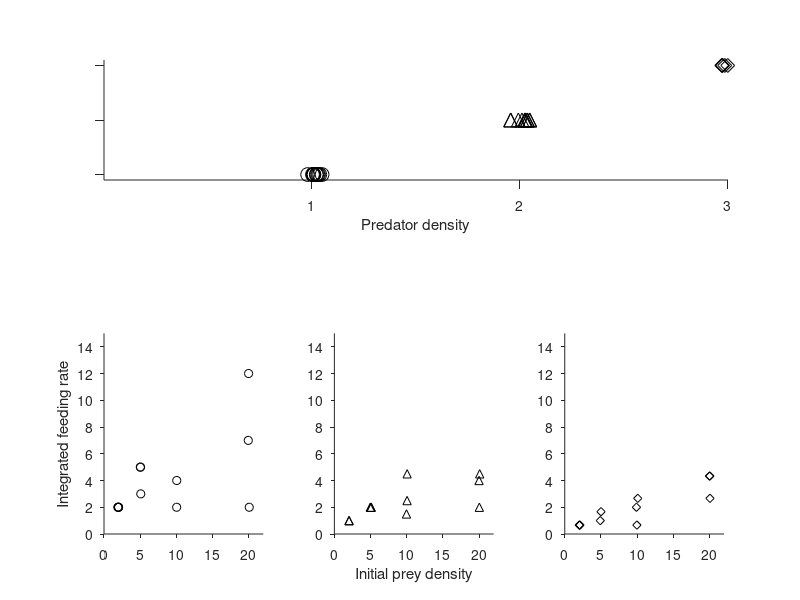

Reproduce this figure in MATLAB. (Note: this script raises an error after producing the figure.)
function fit_crab_sym

% Fit functional response models to crab foraging data, where data are
% averages for each trial
% With Adrian Stier, Feb 2019

% Modified from bluehead code by JW White

% Read in data
X = importdata('avg_crab_trial_data_for_ML.csv');


% Define some variables
Pred = X.data(:,2);


%Pred = Pred + min(Pred(Pred>0));
%Pred = Pred + 0.1;
Dead = X.data(:,4);
Sett = X.data(:,3);

%Dens = X.data(:,4);
%Rugo = X.data(:,5);

Surv = Sett-Dead;


% Integrated feeding rate = (N(0) - N(t))/P
IntF = Dead./Pred;

% Problem: get bad values if Dead = 0 or Pred = 0
% Apply corrections:
minI = min(IntF(IntF>0));
maxI = max(IntF(~isinf(IntF)));
IntF = min(IntF,maxI);
IntF = max(IntF,minI);

Pred(Pred==0) = 1e-3;

% Place lower bound on handling time (can't be exactly 0)
hmin = 1e-10;

% Which models to run?
doH2 = true;
doCM = true;
doBD = true;
doHV = true;
doRD = true;

%%%%%%%%%%%%%%%%%%%%%%%%%%%
% Plotting the data: coplot
Psub(:,1) = Pred==1;
Psub(:,2) = Pred==2;
Psub(:,3) = Pred==3;

figure(1)
clf
set(gcf,'position',[50 500 750 400])
%clf
% top: plot predator densities
subplot(2,3,1:3)
hold on
Marker = {'ko','k^','kd'};
for i = 1:3
    jit = (rand(sum(Psub(:,i)),1)-0.5).*0.1;
plot(Pred(Psub(:,i))+jit,ones(sum(Psub(:,i)),1)+i,Marker{i},'markersize',10)
end
xlim([0 3])
ylim([1.9 4.1])
set(gca,'xtick',1:7,'ytick',2:4,'yticklabel',[],'tickdir','out','ticklength',[0.015 0.015])
set(gca,'position',[0.13 0.7 0.78 0.2])
xlabel('Predator density')

for i = 1:3
    subplot(2,3,i+3)
    hold on
    jit = (rand(sum(Psub(:,i)),1)-0.5).*0.2;
    plot(Sett(Psub(:,i))+jit,IntF(Psub(:,i)),Marker{i})
    xlim([0 22])
    ylim([0 max(Dead)+2])
    set(gca,'xtick',[0 5 10 15 20],'ytick',0:2:max(Dead)+2)
    set(gca,'tickdir','out','ticklength',[0.02 0.02])
    
    if i == 2
    xlabel('Initial prey density')
    end
    if i == 1
    ylabel('Integrated feeding rate')
    end
end
% End plotting data
%%%%%%%%%%%%%%%%%%%%%%%%%%%


%%%%%%%%%%%%%%%%%%%%%%%%%%%
% 1) Holling type-II
if doH2
% Do some fits to find starting values
p0 = [0.3, 0.1, std(Dead)];
Xtmp  = 0:30;
n = length(Xtmp);
for i = 1:3
    Ptmp = mean(Pred(Psub(:,i)));
[~,F] = h2_mle(Xtmp(:),nan(n,1),ones(n,1).*Ptmp,p0); 
    subplot(2,3,i+3)
    hold on
 %   plot(Xtmp,F,'r-')
end


lb = [0, hmin, 0];
ub = [Inf,Inf, Inf];
options = optimset('Algorithm','interior-point','Display','iter');
[p_h2,L_h2,~,~,~,~,H_h2] = fmincon(@(p)h2_mle(Sett,IntF,Pred,p),p0,[],[],[],[],lb,ub,[],options); 

% Plot the solution
for i = 1:3
    Ptmp = median(Pred(Psub(:,i)));
[~,F] = h2_mle(Xtmp(:),nan(n,1),ones(n,1).*Ptmp,p_h2);
    subplot(2,3,i+3)
    hold on
    plot(Xtmp,F,'b-')
end
% end Holling type II
end % end if doH2
%%%%%%%%%%%%%%%%%%%%%%%%%%%

%%%%%%%%%%%%%%%%%%%%%%%%%%%
% 2) Crowley-Martin
if doCM
% Do some fits to find starting values
p0 = [0.5, 0.1, 1, std(Dead)];
Xtmp  = 0:30;
n = length(Xtmp);
for i = 1:3
    Ptmp = mean(Pred(Psub(:,i)));
[~,F] = cm_mle(Xtmp(:),nan(n,1),ones(n,1).*Ptmp,p0);
    subplot(2,3,i+3)
    hold on
  %  plot(Xtmp,F,'r-')
end


lb = [0, hmin, -Inf, 0];
ub = [Inf,Inf, Inf, Inf];
options = optimset('Algorithm','sqp','Display','iter');
[p_cm,L_cm,~,~,~,~,H_cm] = fmincon(@(p)cm_mle(Sett,IntF,Pred,p),p0,[],[],[],[],lb,ub,[],options); 

% Plot the solution
for i = 1:3
    Ptmp = median(Pred(Psub(:,i)));
[~,F] = cm_mle(Xtmp(:),nan(n,1),ones(n,1).*Ptmp,p_cm);
    subplot(2,3,i+3)
    hold on
    plot(Xtmp,F,'m')
end
% end Crowley-Martin
end % end if doCM
%%%%%%%%%%%%%%%%%%%%%%%%%%%


%%%%%%%%%%%%%%%%%%%%%%%%%%%
% 3) Beddington-DeAngelis
if doBD
% Do some fits to find starting values
p0 = [0.5, 0.1, 1, std(Dead)];
Xtmp  = 0:30;
n = length(Xtmp);
for i = 1:3
    Ptmp = mean(Pred(Psub(:,i)));
[~,F] = bd_mle(Xtmp(:),nan(n,1),ones(n,1).*Ptmp,p0);
    subplot(2,3,i+3)
    hold on
%    plot(Xtmp,F,'r-')
end

lb = [0, hmin, realmin, 0];
ub = [Inf,Inf, Inf, Inf];
options = optimset('Algorithm','sqp','Display','iter');
[p_bd,L_bd,~,~,~,~,H_bd] = fmincon(@(p)bd_mle(Sett,IntF,Pred,p),p0,[],[],[],[],lb,ub,[],options); 

% Plot the solution
for i = 1:3
    Ptmp = median(Pred(Psub(:,i)));
[~,F] = bd_mle(Xtmp(:),nan(n,1),ones(n,1).*Ptmp,p_bd);
    subplot(2,3,i+3)
    hold on
    plot(Xtmp,F,'r')
end
% end Beddington-DeAngelis
end % end if doBD
%%%%%%%%%%%%%%%%%%%%%%%%%%%


%%%%%%%%%%%%%%%%%%%%%%%%%%%
% 4) Hassell-Varley
if doHV
% Do some fits to find starting values
p0 = [0.5, 0.1, 1, std(Dead)];
Xtmp  = 0:30;
n = length(Xtmp);
for i = 1:3
    Ptmp = mean(Pred(Psub(:,i)));
[~,F] = hv_mle(Xtmp(:),nan(n,1),ones(n,1).*Ptmp,p0);
    subplot(2,3,i+3)
    hold on
  %  plot(Xtmp,F,'r-')
end


lb = [0, hmin, -1e2, 0];
ub = [Inf,Inf, 1e2, Inf];
options = optimset('Algorithm','sqp','Display','iter');
[p_hv,L_hv,~,~,~,~,H_hv] = fmincon(@(p)hv_mle(Sett,IntF,Pred,p),p0,[],[],[],[],lb,ub,[],options); 

% Plot the solution
for i = 1:3
    Ptmp = median(Pred(Psub(:,i)));
[~,F] = hv_mle(Xtmp(:),nan(n,1),ones(n,1).*Ptmp,p_hv);
    subplot(2,3,i+3)
    hold on
    plot(Xtmp,F,'k')
end
% end Hassell-Varley
end % end if doHV
%%%%%%%%%%%%%%%%%%%%%%%%%%%

%%%%%%%%%%%%%%%%%%%%%%%%%%%
% 5) Ratio Dependent
if doRD
% Do some fits to find starting values
p0 = [0.5, 0.1, 1, std(Dead)];
Xtmp  = 0:30;
n = length(Xtmp);
for i = 1:3
    Ptmp = mean(Pred(Psub(:,i)));
[~,F] = hv_mle(Xtmp(:),nan(n,1),ones(n,1).*Ptmp,p0);
    subplot(2,3,i+3)
    hold on
  %  plot(Xtmp,F,'r-')
end


lb = [0, hmin, 1, 0];
ub = [Inf,Inf, 1, Inf];
options = optimset('Algorithm','sqp','Display','iter');
[p_rd,L_rd,~,~,~,~,H_rd] = fmincon(@(p)hv_mle(Sett,IntF,Pred,p),p0,[],[],[],[],lb,ub,[],options); 

% Plot the solution
for i = 1:3
    Ptmp = median(Pred(Psub(:,i)));
[~,F] = hv_mle(Xtmp(:),nan(n,1),ones(n,1).*Ptmp,p_rd);
    subplot(2,3,i+3)
    hold on
    plot(Xtmp,F,'g')
end
% end Ratio-Dependent
end % end if doRD
%%%%%%%%%%%%%%%%%%%%%%%%%%%

for i = 1:3
    subplot(2,3,i+3)
    pos = get(gca,'position');
    set(gca,'position',[pos(1) 0.15 pos(3) 0.4])
end

% Do model selection:
% Likelihoods
Ls = [L_h2; L_cm; L_bd; L_hv; L_rd];
% Number of parameters
ks = [2; 3; 3; 3; 2];
% sample size
nn = length(Pred);
% AICc
AICc = 2*Ls + 2*ks + 2.*ks.*(ks+1)./(nn - ks - 1);
dAICc = AICc - min(AICc);
% AIC weights
w1 = exp(-dAICc./2);
w = w1./sum(w1);

keyboard

%%%%%%%%%%%%%%%%%%%%%%%%%%%%%%%%%%%%%%%%%%%%%%%%%%%%%%%
% Define functions.  
% Time-integrated functional responses

% Holling Type II
function [L,F] = h2_mle(N0,N1,P,p)
% extract the parameters within p
a = p(1);
b = p(2);
s = p(3);
% observations lasted 1 days
t = 1;
% solution to the ODE
Nt = exp( log(N0) - wrightOmega( log(N0) + log(b) + N0.*b - P.*a.*t) + N0.*b - P.*a.*t);
F = (N0-Nt)./P; % integrated feeding rate
E = (log(F(:)) - log(N1(:))); % the difference
%s = std(E);
L = -sum(log(normpdf(E,0,s)));
% constraints: a > 0, b > 0



%%%%%%%%%%%%%%%%
% Crowley-Martin
% Note that we have set P-1 terms to be P as recommended by Skalski &
% Gilliman
function [L,F] = cm_mle(N0,N1,P,p)
% extract the parameters within p
a = p(1);
b = p(2);
c = p(3);
s = p(4);
% observations lasted 1 days
t = 1;
% solution to the ODE
Nt = exp(log(N0) - wrightOmega(log(N0) + log(b) + N0.*b - (P.*a.*t)./(P.*c + 1)) + N0.*b - (P.*a.*t)./(P.*c + 1));
F = (N0-Nt)./P; % integrated feeding rate
E = (log(F(:)) - log(N1(:))); % the difference
L = -sum(log(normpdf(E,0,s)));
% constraints: a > 0, b > 0



%%%%%%%%%%%%%%%%
% Beddington-DeAngelis
% Note that we have set P-1 terms to be P as recommended by Skalski &
% Gilliman
% constraints: a > 0, b > 0, c >= 0
function [L,F] = bd_mle(N0,N1,P,p)
% extract the parameters within p
a = p(1);
b = p(2);
c = p(3);
s = p(4);
% observations lasted 1 days
t = 1;
% solution to the ODE
Nt = exp( (log(N0) + N0.*b - P.*a.*t + P.*c.*log(N0))./(P.*c + 1) ...
     - wrightOmega(log(b./(P.*c + 1)) + (log(N0) + N0.*b - P.*a.*t + P.*c.*log(N0))./(P.*c + 1)));
F = (N0-Nt)./P; % integrated feeding rate
E = (log(F(:)) - log(N1(:))); % the difference
L = -sum(log(normpdf(E,0,s)));
% constraints: a > 0, b > 0
%%%%%%%%%%%%%%%%

%%%%%%%%%%%%%%%%
% Hassell-Varley
% Note that we have set P-1 terms to be P as recommended by Skalski &
% Gilliman
% constraints: a > 0, b > 0
function [L,F] = hv_mle(N0,N1,P,p)
a = p(1);
b = p(2);
m = p(3);
s = p(4);
% observations lasted 1 days
t = 1;
% solution to the ODE
%Nt = exp((N0.*b + P.^m.*log(N0) - P.*a.*t)./P.^m - wrightOmega(log(b./P.^m) + (N0.*b + P.^m.*log(N0) - P.*a.*t)./P.^m));
%F = (N0-Nt)./P; % integrated feeding rate


dN = a.*N0.*P./(1 + b.*N0 + c.*P + b.*c.*N0.*P); % rate of consumption
F = dN.*t./P; % total number eaten per predator
E = (log(F(:)) - log(N1(:))); % the difference
L = -sum(log(normpdf(E,0,s)));
% constraints: a > 0, b > 0



